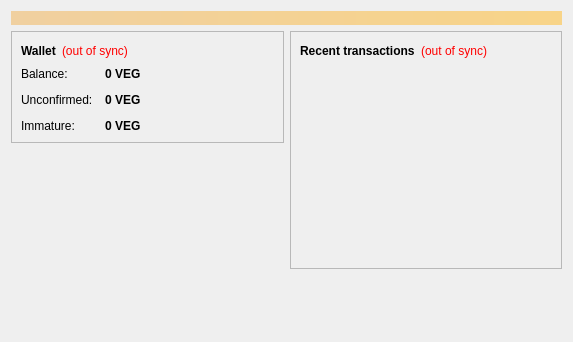
<?xml version="1.0" encoding="UTF-8"?>
<ui version="4.0">
 <class>OverviewPage</class>
 <widget class="QWidget" name="OverviewPage">
  <property name="geometry">
   <rect>
    <x>0</x>
    <y>0</y>
    <width>573</width>
    <height>342</height>
   </rect>
  </property>
  <property name="windowTitle">
   <string>Form</string>
  </property>
  <layout class="QVBoxLayout" name="topLayout">
   <item>
    <widget class="QLabel" name="labelAlerts">
     <property name="visible">
      <bool>false</bool>
     </property>
     <property name="styleSheet">
      <string notr="true">background-color: qlineargradient(x1: 0, y1: 0, x2: 1, y2: 0, stop:0 #F0D0A0, stop:1 #F8D488); color:#000000;</string>
     </property>
     <property name="wordWrap">
      <bool>true</bool>
     </property>
     <property name="margin">
      <number>3</number>
     </property>
    </widget>
   </item>
   <item>
    <layout class="QHBoxLayout" name="horizontalLayout" stretch="1,1">
     <item>
      <layout class="QVBoxLayout" name="verticalLayout_2">
       <item>
        <widget class="QFrame" name="frame">
         <property name="frameShape">
          <enum>QFrame::StyledPanel</enum>
         </property>
         <property name="frameShadow">
          <enum>QFrame::Raised</enum>
         </property>
         <layout class="QVBoxLayout" name="verticalLayout_4">
          <item>
           <layout class="QHBoxLayout" name="horizontalLayout_4">
            <item>
             <widget class="QLabel" name="label_5">
              <property name="font">
               <font>
                <weight>75</weight>
                <bold>true</bold>
               </font>
              </property>
              <property name="text">
               <string>Wallet</string>
              </property>
             </widget>
            </item>
            <item>
             <widget class="QLabel" name="labelWalletStatus">
              <property name="toolTip">
               <string>The displayed information may be out of date. Your wallet automatically synchronizes with the vmoney network after a connection is established, but this process has not completed yet.</string>
              </property>
              <property name="styleSheet">
               <string notr="true">QLabel { color: red; }</string>
              </property>
              <property name="text">
               <string notr="true">(out of sync)</string>
              </property>
              <property name="alignment">
               <set>Qt::AlignLeading|Qt::AlignLeft|Qt::AlignVCenter</set>
              </property>
             </widget>
            </item>
            <item>
             <spacer name="horizontalSpacer_2">
              <property name="orientation">
               <enum>Qt::Horizontal</enum>
              </property>
              <property name="sizeHint" stdset="0">
               <size>
                <width>40</width>
                <height>20</height>
               </size>
              </property>
             </spacer>
            </item>
           </layout>
          </item>
          <item>
           <layout class="QFormLayout" name="formLayout_2">
            <property name="fieldGrowthPolicy">
             <enum>QFormLayout::AllNonFixedFieldsGrow</enum>
            </property>
            <property name="horizontalSpacing">
             <number>12</number>
            </property>
            <property name="verticalSpacing">
             <number>12</number>
            </property>
            <item row="0" column="0">
             <widget class="QLabel" name="label">
              <property name="text">
               <string>Balance:</string>
              </property>
             </widget>
            </item>
            <item row="0" column="1">
             <widget class="QLabel" name="labelBalance">
              <property name="font">
               <font>
                <weight>75</weight>
                <bold>true</bold>
               </font>
              </property>
              <property name="cursor">
               <cursorShape>IBeamCursor</cursorShape>
              </property>
              <property name="toolTip">
               <string>Your current balance</string>
              </property>
              <property name="text">
               <string notr="true">0 VEG</string>
              </property>
              <property name="textInteractionFlags">
               <set>Qt::LinksAccessibleByMouse|Qt::TextSelectableByKeyboard|Qt::TextSelectableByMouse</set>
              </property>
             </widget>
            </item>
            <item row="1" column="0">
             <widget class="QLabel" name="label_3">
              <property name="text">
               <string>Unconfirmed:</string>
              </property>
             </widget>
            </item>
            <item row="1" column="1">
             <widget class="QLabel" name="labelUnconfirmed">
              <property name="font">
               <font>
                <weight>75</weight>
                <bold>true</bold>
               </font>
              </property>
              <property name="cursor">
               <cursorShape>IBeamCursor</cursorShape>
              </property>
              <property name="toolTip">
               <string>Total of transactions that have yet to be confirmed, and do not yet count toward the current balance</string>
              </property>
              <property name="text">
               <string notr="true">0 VEG</string>
              </property>
              <property name="textInteractionFlags">
               <set>Qt::LinksAccessibleByMouse|Qt::TextSelectableByKeyboard|Qt::TextSelectableByMouse</set>
              </property>
             </widget>
            </item>
            <item row="2" column="0">
             <widget class="QLabel" name="labelImmatureText">
              <property name="text">
               <string>Immature:</string>
              </property>
             </widget>
            </item>
            <item row="2" column="1">
             <widget class="QLabel" name="labelImmature">
              <property name="font">
               <font>
                <weight>75</weight>
                <bold>true</bold>
               </font>
              </property>
              <property name="toolTip">
               <string>Mined balance that has not yet matured</string>
              </property>
              <property name="text">
               <string notr="true">0 VEG</string>
              </property>
              <property name="textInteractionFlags">
               <set>Qt::LinksAccessibleByMouse|Qt::TextSelectableByKeyboard|Qt::TextSelectableByMouse</set>
              </property>
             </widget>
            </item>
           </layout>
          </item>
         </layout>
        </widget>
       </item>
       <item>
        <spacer name="verticalSpacer">
         <property name="orientation">
          <enum>Qt::Vertical</enum>
         </property>
         <property name="sizeHint" stdset="0">
          <size>
           <width>20</width>
           <height>40</height>
          </size>
         </property>
        </spacer>
       </item>
      </layout>
     </item>
     <item>
      <layout class="QVBoxLayout" name="verticalLayout_3">
       <item>
        <widget class="QFrame" name="frame_2">
         <property name="frameShape">
          <enum>QFrame::StyledPanel</enum>
         </property>
         <property name="frameShadow">
          <enum>QFrame::Raised</enum>
         </property>
         <layout class="QVBoxLayout" name="verticalLayout">
          <item>
           <layout class="QHBoxLayout" name="horizontalLayout_2">
            <item>
             <widget class="QLabel" name="label_4">
              <property name="text">
               <string>&lt;b&gt;Recent transactions&lt;/b&gt;</string>
              </property>
             </widget>
            </item>
            <item>
             <widget class="QLabel" name="labelTransactionsStatus">
              <property name="toolTip">
               <string>The displayed information may be out of date. Your wallet automatically synchronizes with the vmoney network after a connection is established, but this process has not completed yet.</string>
              </property>
              <property name="styleSheet">
               <string notr="true">QLabel { color: red; }</string>
              </property>
              <property name="text">
               <string notr="true">(out of sync)</string>
              </property>
              <property name="alignment">
               <set>Qt::AlignRight|Qt::AlignTrailing|Qt::AlignVCenter</set>
              </property>
             </widget>
            </item>
            <item>
             <spacer name="horizontalSpacer">
              <property name="orientation">
               <enum>Qt::Horizontal</enum>
              </property>
              <property name="sizeHint" stdset="0">
               <size>
                <width>40</width>
                <height>20</height>
               </size>
              </property>
             </spacer>
            </item>
           </layout>
          </item>
          <item>
           <widget class="QListView" name="listTransactions">
            <property name="styleSheet">
             <string notr="true">QListView { background: transparent; }</string>
            </property>
            <property name="frameShape">
             <enum>QFrame::NoFrame</enum>
            </property>
            <property name="verticalScrollBarPolicy">
             <enum>Qt::ScrollBarAlwaysOff</enum>
            </property>
            <property name="horizontalScrollBarPolicy">
             <enum>Qt::ScrollBarAlwaysOff</enum>
            </property>
            <property name="selectionMode">
             <enum>QAbstractItemView::NoSelection</enum>
            </property>
           </widget>
          </item>
         </layout>
        </widget>
       </item>
       <item>
        <spacer name="verticalSpacer_2">
         <property name="orientation">
          <enum>Qt::Vertical</enum>
         </property>
         <property name="sizeHint" stdset="0">
          <size>
           <width>20</width>
           <height>40</height>
          </size>
         </property>
        </spacer>
       </item>
      </layout>
     </item>
    </layout>
   </item>
  </layout>
 </widget>
 <resources/>
 <connections/>
</ui>
